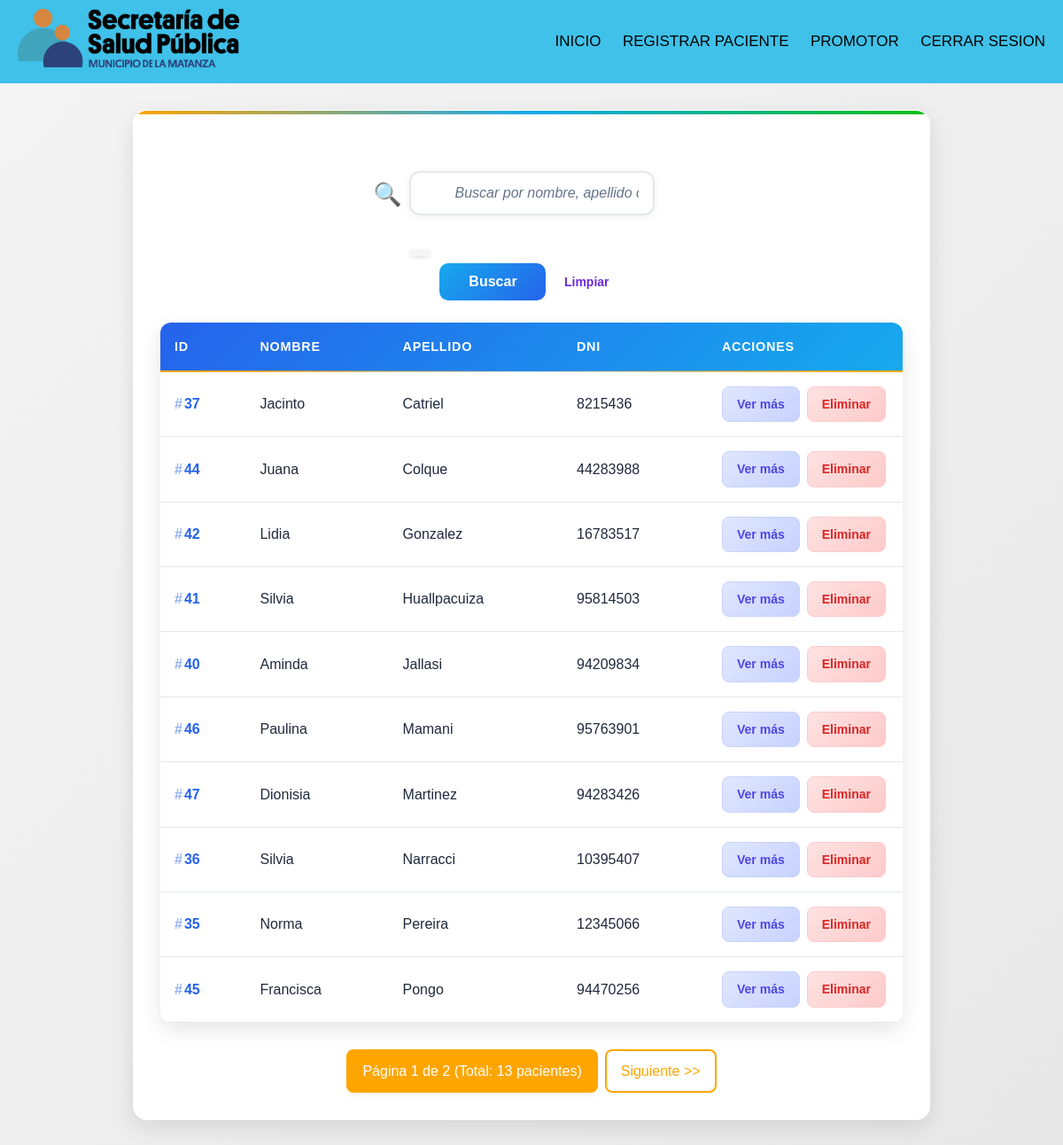
Screenshot of /admin/index.php (signed in) with the database file from the repository.
### tables this page shows
CREATE TABLE `pacientes` (
  `id_paciente` int(11) NOT NULL,
  `nombre` varchar(50) NOT NULL,
  `apellido` varchar(50) NOT NULL,
  `dni` varchar(10) NOT NULL,
  `celular` int(30) NOT NULL,
  `genero` varchar(30) NOT NULL,
  `fecha_nacimiento` text NOT NULL,
  `correo_electronico` varchar(100) NOT NULL,
  `localidad` varchar(50) NOT NULL,
  `domicilio` varchar(50) NOT NULL,
  `obra_social` varchar(10) NOT NULL,
  `peso` varchar(5) NOT NULL,
  `talla` varchar(3) NOT NULL,
  `promotor` varchar(50) NOT NULL
);

### admin/index.php (the view, shortened to what this page needs)
<!DOCTYPE html>
<html lang="es">
<head>
    <link rel="stylesheet" href="../css/indexx.css">
</head>
<body>
    <?php
        $id_cargo = $_SESSION['id_cargo'];
        include("../db/conexion.php");
        $cantidadregistros = 10;
        $numpagina = isset($_GET['pagina']) ? max(0, (int)$_GET['pagina']) : 0;
        $filtroBusqueda = isset($_GET['filtroBusqueda']) ? trim($_GET['filtroBusqueda']) : '';
        $whereConditions = [];
        $params = [];
        $types = '';
        $whereClause = !empty($whereConditions) ? " WHERE " . implode(" AND ", $whereConditions) : "";
    ?>
    <div class="container">
        <div class="search-container">
            <form method="GET" action="">
                <div class="search-input-wrapper">
                    <input type="text"
                           id="search-input" name="filtroBusqueda"
                           placeholder="Buscar por nombre, apellido o DNI..."
                           value="<?php echo htmlspecialchars($filtroBusqueda); ?>">
                    <button type="submit" class="btn btn-search">Buscar</button>
                    <a href="index.php" class="btn btn-clear">Limpiar</a>
                </div>
            </form>
        </div>
        <div class="patients-container">
            <table class="patients-table" id="patients-table"> <thead>
                    <tr>
                        <th>ID</th>
                        <th>Nombre</th>
                        <th>Apellido</th>
                        <th>DNI</th>
                        <th>Acciones</th>
                    </tr>
                </thead>
                <tbody>
                    <?php
                        try {
                            $query = "SELECT id_paciente, nombre, apellido, dni
                                      FROM pacientes" .
                                      $whereClause .
                                      " ORDER BY apellido, nombre
                                      LIMIT ? OFFSET ?";
                            $stmt = $conex->prepare($query);
                            $tempParams = $params;
                            $tempParams[] = $cantidadregistros;
                            $tempParams[] = $cantidadregistros * $numpagina;
                            $tempTypes = $types . 'ii';
                            if (!empty($tempParams)) {
                                $stmt->bind_param($tempTypes, ...$tempParams);
                            }
                            $stmt->execute();
                            $resultado = $stmt->get_result();
                            if ($resultado->num_rows > 0) {
                                while ($fila = $resultado->fetch_assoc()) {
                                    echo "<tr>";
                                    echo "<td class='patient-id'>" . htmlspecialchars($fila['id_paciente']) . "</td>";
                                    echo "<td>" . htmlspecialchars($fila['nombre']) . "</td>";
                                    echo "<td>" . htmlspecialchars($fila['apellido']) . "</td>";
                                    echo "<td>" . htmlspecialchars($fila['dni']) . "</td>";
                                    echo '<td class="actions">';
                                    echo '<div class="action-buttons">';
                                    echo '<a href="ficha_paciente.php?id_paciente=' . urlencode($fila['id_paciente']) . '" class="btn btn-view">Ver más</a>';
                                    if ($id_cargo == 1 || $id_cargo == 2) {
                                        echo '<a href="eliminar_pacientes.php?id=' . urlencode($fila['id_paciente']) . '"
                                                  onclick="return confirm(\'¿Estás seguro de eliminar este paciente? Esta acción no se puede deshacer.\')"
                                                  class="btn btn-delete">Eliminar</a>';
                                    }
                                    echo '</div></td></tr>';
                                }
                            } else {
                                echo "<tr><td colspan='5' class='no-results'>No se encontraron pacientes</td></tr>";
                            }
                        } catch (Exception $e) {
                            echo "<tr><td colspan='5' class='error'>Error: " . htmlspecialchars($e->getMessage()) . "</td></tr>";
                        }
                    ?>
                </tbody>
            </table>
        </div>
        <div class="pagination">
            <?php
                try {
                    $countQuery = "SELECT COUNT(*) FROM pacientes" . $whereClause;
                    $countStmt = $conex->prepare($countQuery);
                    $countStmt->execute();
                    $countResult = $countStmt->get_result();
                    $cantidadresultadopacientes = $countResult->fetch_row()[0];
                    if ($cantidadresultadopacientes > $cantidadregistros) {
                        $total_paginas = ceil($cantidadresultadopacientes / $cantidadregistros);
                        $urlParams = [];
                        $urlQuery = !empty($urlParams) ? "&" . implode("&", $urlParams) : "";
                        echo "<span class='pagination-info'>Página " . ($numpagina + 1) . " de " . $total_paginas .
                             " (Total: $cantidadresultadopacientes pacientes)</span>";
                        if ($numpagina + 1 < $total_paginas) {
                            $pagina_siguiente = $numpagina + 1;
                            echo "<a href='index.php?pagina=$pagina_siguiente$urlQuery' class='pagination-link'>Siguiente &gt;&gt;</a>";
                        }
                    } else {
                        echo "<span class='pagination-info'>Total: $cantidadresultadopacientes pacientes</span>";
                    }
                } catch (Exception $e) {
                    echo "<span class='error'>Error en paginación: " . htmlspecialchars($e->getMessage()) . "</span>";
                }
            ?>
        </div>
    </div>
</body>
</html>

### rows the page displays
pacientes: id_paciente "37", nombre "Jacinto", apellido "Catriel", dni "8215436"
pacientes: id_paciente "44", nombre "Juana", apellido "Colque", dni "44283988"
pacientes: id_paciente "42", nombre "Lidia", apellido "Gonzalez", dni "16783517"
pacientes: id_paciente "41", nombre "Silvia", apellido "Huallpacuiza", dni "95814503"
pacientes: id_paciente "40", nombre "Aminda", apellido "Jallasi", dni "94209834"
pacientes: id_paciente "46", nombre "Paulina", apellido "Mamani", dni "95763901"
pacientes: id_paciente "47", nombre "Dionisia", apellido "Martinez", dni "94283426"
pacientes: id_paciente "36", nombre "Silvia", apellido "Narracci", dni "10395407"
pacientes: id_paciente "35", nombre "Norma", apellido "Pereira", dni "12345066"
pacientes: id_paciente "45", nombre "Francisca", apellido "Pongo", dni "94470256"

### other values shown
$numpagina + 1 "1"
$total_paginas "2"
$cantidadresultadopacientes "13"
